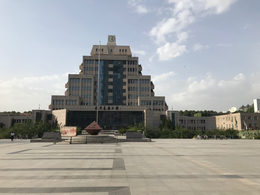
%> input picture code/Harris角点检测与几何参数估计/pic3.png, 260 x 195 px, shrunk from 4032 x 3024 before the run
$ octave demo_harris_affine.m   (GNU Octave 9; MATLAB toolbox functions it lacks are replaced by stand-ins)
%> lines starting %> are read from the running program, lines starting %| are printed output that depends on the picture
### code/Harris角点检测与几何参数估计/detHarrisCorners.m

function [locs,cornerness] = detHarrisCorners(img, corn_thresh, interactive)


%% parse the parameters
if(~exist('corn_thresh','var'))
    corn_thresh = 0.01;
end

if(~exist('interactive','var'))
    interactive = 0;
end

if(size(img,3)>1)
    img = rgb2gray(img);
end

name='Harris';
%%
[nr,nc] = size(img);

%Filter for horizontal and vertical direction
dx=[1,0,-1];
dy=[1;0;-1];

% Convolution of image with dx and dy
Ix=conv2(img,dx,'same');
Iy=conv2(img,dy,'same');

if(interactive)
    figure(1);
    subplot(1,2,1); imagesc(Ix); axis equal image off; colormap('gray'); title('Ix');
    subplot(1,2,2); imagesc(Iy); axis equal image off; colormap('gray'); title('Iy');
    cdata = print('-RGBImage');
    imwrite(cdata, fullfile('corner', [name, '-grad.png']));
end

%% Raw Hessian Matrix
% Hessian Matrix Ixx, Iyy, Ixy
Ixx=Ix.*Ix;
Iyy=Iy.*Iy;
Ixy=Ix.*Iy;

if(interactive)
    figure(2); title('Before Smoothing');
    subplot(2,2,1); imagesc(Ixx); axis equal image off; colormap('gray'); title('Ixx');
    subplot(2,2,2); imagesc(Ixy); axis equal image off; colormap('gray'); title('Ixy');
    subplot(2,2,3); imagesc(Ixy); axis equal image off; colormap('gray'); title('Ixy');
    subplot(2,2,4); imagesc(Iyy); axis equal image off; colormap('gray'); title('Ixy');
    cdata = print('-RGBImage');
    imwrite(cdata, fullfile('corner', [name, '-rawHessian.png']));
end

%% Gaussian filter definition (https://en.wikipedia.org/wiki/Canny_edge_detector)
G = [2, 4, 5, 4, 2; 4, 9, 12, 9, 4;5, 12, 15, 12, 5;4, 9, 12, 9, 4;2, 4, 5, 4, 2];
G = 1/159.* G;

% Convolution with Gaussian filter
Ixx=conv2(Ixx,G,'same');
Iyy=conv2(Iyy,G,'same');
Ixy=conv2(Ixy,G,'same');

if(interactive)
    figure(3); title('After Smoothing');
    subplot(2,2,1); imagesc(Ixx); axis equal image off; colormap('gray'); title('Ixx');
    subplot(2,2,2); imagesc(Ixy); axis equal image off; colormap('gray'); title('Ixy');
    subplot(2,2,3); imagesc(Ixy); axis equal image off; colormap('gray'); title('Ixy');
    subplot(2,2,4); imagesc(Iyy); axis equal image off; colormap('gray'); title('Ixy');
    cdata = print('-RGBImage');
    imwrite(cdata, fullfile('corner', [name, '-smoothHessian.png']));
end

%%
% calculate the lambda1 and lambda2
delta = (Ixx + Iyy).^2 - 4 * 1 * (Ixx.*Iyy - Ixy .* Ixy);
lambda1 = 0.5 * ((Ixx + Iyy) + sqrt(delta));
lambda2 = 0.5 * ((Ixx + Iyy) - sqrt(delta));
if(interactive)
    figure(6);

    subplot(1,2,1); imagesc(real(lambda1)); axis equal image off; colormap('gray'); title('\lambda_1');
    subplot(1,2,2); imagesc(real(lambda2)); axis equal image off; colormap('gray'); title('\lambda_2');
end

%%
% Calculate the corner responseling'luan
k = 0.04; % usually in the range[0.04 0.06]
R=lambda1.*lambda2-k*(lambda1+lambda2).*(lambda1+lambda2);

rmax = max(R(:)); % get the maximum response of the cornerness

corner = zeros(nr,nc);
for i=2:nr-1
    for j=2:nc-1
        if R(i,j)==max(max(R(i-1:i+1,j-1:j+1)))
            corner(i,j)=1;
        end
    end
end

if(interactive)
    figure(4);
    subplot(1,2,1); imagesc(R); title('Before Non-Local Maximum Suppression');axis equal image off; colormap('gray');

    subplot(1,2,2); imagesc(R .* corner); title('After Non-Local Maximum Suppression');axis equal image off; colormap('gray');
    cdata = print('-RGBImage');
    imwrite(cdata, fullfile('corner', [name,  '-cornerness.png']));
end

[iLoc, jLoc] = find(R.*corner > corn_thresh * rmax);

if(interactive)
    figure(5); imagesc(img); hold on; axis equal image off; colormap('gray');
    for i = 1 : length(iLoc)
        plot(jLoc(i), iLoc(i), 'rx');
    end
    hold off;
    cdata = print('-RGBImage');
    imwrite(cdata, fullfile('corner', [name, '-corners.png']));
end

% assign the output variables
locs = [jLoc iLoc];     %%%%%%%%%
cornerness = R(sub2ind(size(R),iLoc,jLoc));

### code/Harris角点检测与几何参数估计/extractNccFeature.m
function descps = extractNccFeature(img, Locs, halfsz)

% parse the input parameters
if(~exist('halfsz','var'))
   halfsz = [12,12];
else
    if(length(halfsz) <= 1)
        halfsz = [halfsz, halfsz];
    else
        halfsz = halfsz(1:2);
    end
end
halfsz = round(halfsz);
halfsz(halfsz<1) = 1;

%% 锟斤拷取锟斤拷锟斤拷锟?

nc = size(img,3);
dim = prod(2*halfsz+1);
descps = zeros(size(Locs,1), nc * dim);

img = double(img);

for i = 1 : size(Locs,1)
    x = Locs(i,1);
    y = Locs(i,2);

    xlo = max([1, x - halfsz(1)]);
    xhi = min([size(img,2), x + halfsz(1)]);
    ylo = max([1, y - halfsz(2)]);
    yhi = min([size(img,1), y + halfsz(2)]);

    temp=img(ylo:yhi,xlo:xhi,:);
    descps(i,1:length(temp(:)))=temp(:);


end

% do the normalization
descps = descps - repmat(mean(descps,2),[1 nc * dim]);
descps = descps ./ repmat(sqrt(sum(descps.^2,2)+1e-20),[1 nc*dim]);

### code/Harris角点检测与几何参数估计/est_optimal_Affine_ransac.m
function [A, inlineridxs] = est_optimal_Affine_ransac(points1, points2, ntrials)
% estimate the fundamental matrix using two set of points
% using ransac to estimate the fundamental matrix

% check the input
if(any(size(points1) ~= size(points2)))
    error('The points should be given in pair!');
end

if(size(points1,2) ~= 2)
   error('The points should be given in Nx2 format!');
end

% get the number of points
N = size(points1,1);
if(N < 3)
    error('At least 3 points are required!');
end

% check the number of trials for fundamental
if(ntrials < 20)
    ntrials = 20;
end

% set the random state
seed = 1234;
RNDN_STATE = randn('state');  %#ok<*RAND>
randn('state', seed);
RND_STATE = rand('state');
rand('twister', seed);

% do the random experiments
inliners = cell(ntrials,2);
num_inliners = zeros(ntrials,1);
th_inliner = 20;
for i = 1 : ntrials
    % randomly picking 3 point
    y = randsample(N,3);

    % estimate the fundamental matrix
    F = est_optimal_affine(points1(y,:), points2(y,:));
    inliners{i,1} = F;

% [6 lines of commented-out code are left out]
    L12 = affine_transform(F, points1);
    d = sqrt(sum((L12 - points2).^2,2));
    % d = diag(points2 * F * points1');
    inliners{i,2} = find(abs(d) < th_inliner);


    % get the number of inlines
    num_inliners(i) = length(inliners{i, 2});
end

% get the optimal solutions
[~,idx] = max(num_inliners);
A = inliners{idx,1};
inlineridxs = inliners{idx,2};

### code/Harris角点检测与几何参数估计/affine_transform.m

function y = affine_transform(A, x)
% the affine transform for the given points

if(size(x,2) ~= 2)
    error('The input x should be in Nx2 format!');
else
    x = [x ones(size(x,1),1)];
end

if(size(A,1) ~= 2 || size(A,2) ~= 3)
    error('The input A should be in 2 x 3 format!');
end

y = A * x';
y = y';

### code/Harris角点检测与几何参数估计/est_optimal_affine.m
function F = est_optimal_affine(point1,point2)
A=[point1(1,1),point1(1,2),1,0,0,0;...
    0,0,0,point1(1,1),point1(1,2),1;...
    point1(2,1),point1(2,2),1,0,0,0;...
    0,0,0,point1(2,1),point1(2,2),1;...
    point1(3,1),point1(3,2),1,0,0,0;...
    0,0,0,point1(3,1),point1(3,2),1
    ];
b=[point2(1,1);point2(1,2);point2(2,1);point2(2,2);point2(3,1);point2(3,2)];
F=A\b;
F=[F(1:3)';F(4:6)'];
end

### code/Harris角点检测与几何参数估计/demo_harris_affine.m
% demo_harris_ncc_affine_registration


clear;
clc;
clf;

%% 获取两幅图像
im1 = imread('pic3.png');
%> im1 is the input picture: size 195x260x3 uint8; mean R, G, B 159.8, 160.8, 159.1
im2 = imread('pic4.png');
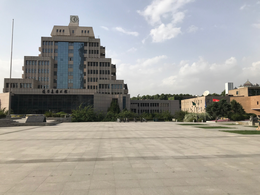
%> input picture code/Harris角点检测与几何参数估计/pic4.png, 260 x 195 px, shrunk from 4032 x 3024 before the run
%> im2 is the input picture: size 195x260x3 uint8; mean R, G, B 162.8, 160.4, 155.1
figure(1);imshow(cat(2, im1,im2));
imwrite(rgb2gray(im1),'pic3_gray.png');
imwrite(rgb2gray(im2),'pic4_gray.png');

%% 利用我们自己写的角点检测程序进行角点提取
[Locs1,cornerness1] = detHarrisCorners(im1);
%> in detHarrisCorners, `rmax = max(R(:));`: rmax = 76535256.5
%> after the loop in detHarrisCorners, `for i=2:nr-1`:
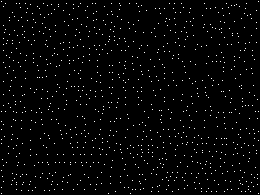
%> corner: size 195x260 double; values 0 (black) and 1 (white), 2% white in thin lines or dots
%> in detHarrisCorners, `[iLoc, jLoc] = find(R.*corner > corn_thresh * rmax);`: iLoc = 153 values from 2 to 194; jLoc = 153 values from 2 to 259
%> in detHarrisCorners, `locs = [jLoc iLoc];`: locs = 153 rows, first 12: [2 2; 2 112; 2 140; 2 144; 2 171; 2 188; 2 194; 3 160; 6 112; 12 140; 13 135; 14 112]
%> in detHarrisCorners, `cornerness = R(sub2ind(size(R),iLoc,jLoc));`: cornerness = 153 values, max 76535256.5 at index 1, min 771347.7 at index 67, mean 11231988.2
%> Locs1 has the same summary as locs in detHarrisCorners; cornerness1 has the same summary as cornerness in detHarrisCorners
[Locs2,cornerness2] = detHarrisCorners(im2);
%> in detHarrisCorners (call 2), `R=lambda1.*lambda2-k*(lambda1+lambda2).*(lambda1+lambda2);`:
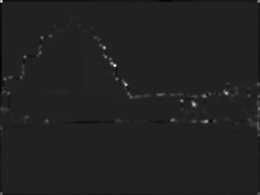
%> R: size 195x260 double; min -14230938.9, max 93764435.3, mean 233770.2; drawn with min black and max white
%> in detHarrisCorners (call 2), `rmax = max(R(:));`: rmax = 93764435.3
%> after the loop in detHarrisCorners (call 2), `for i=2:nr-1`:
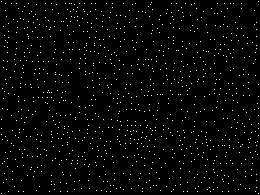
%> corner: size 195x260 double; values 0 (black) and 1 (white), 2% white in thin lines or dots
%> in detHarrisCorners (call 2), `[iLoc, jLoc] = find(R.*corner > corn_thresh * rmax);`: iLoc = 144 values from 2 to 194; jLoc = 144 values from 2 to 259
%> in detHarrisCorners (call 2), `locs = [jLoc iLoc];`: locs = 144 rows, first 12: [2 2; 2 129; 2 135; 2 194; 3 89; 3 109; 5 92; 6 80; 7 84; 8 110; 9 94; 11 78]
%> in detHarrisCorners (call 2), `cornerness = R(sub2ind(size(R),iLoc,jLoc));`: cornerness = 144 values, max 93764435.3 at index 71, min 968658.8 at index 42, mean 14337893.6
%> Locs2 has the same summary as locs in detHarrisCorners; cornerness2 has the same summary as cornerness in detHarrisCorners

% 提取图像的特征，为NCC服务
descps1 = extractNccFeature(im1, Locs1, 20);
%> the loop in extractNccFeature, `for i = 1 : size(Locs,1)` made 153 passes
%> (x, y, xlo, xhi, ylo, yhi) on passes 1 to 3: (2, 2, 1, 22, 1, 22), (2, 112, 1, 22, 92, 132), (2, 140, 1, 22, 120, 160)
descps2 = extractNccFeature(im2, Locs2, 20);
%> the loop in extractNccFeature (call 2), `for i = 1 : size(Locs,1)` made 144 passes
%> (x, y, xlo, xhi, ylo, yhi) on passes 1 to 12: (2, 2, 1, 22, 1, 22), (2, 129, 1, 22, 109, 149), (2, 135, 1, 22, 115, 155), (2, 194, 1, 22, 174, 195), (3, 89, 1, 23, 69, 109), (3, 109, 1, 23, 89, 129), (5, 92, 1, 25, 72, 112), (6, 80, 1, 26, 60, 100), (7, 84, 1, 27, 64, 104), (8, 110, 1, 28, 90, 130), (9, 94, 1, 29, 74, 114), (11, 78, 1, 31, 58, 98)

% 进行特征的匹配
dist = descps1 * descps2';

% 选择特征
[vals, idxs] = max(dist,[], 2);
threshold = 0.75;
idxs1 = find(vals>threshold);
idxs2 = idxs(idxs1);
Locs1 = Locs1(idxs1,:);

% 绘制匹配点
figure(1);clf; imshow(cat(2, im1,im2)); hold on;
plot(Locs1(:,1),Locs1(:,2), 'ro', 'markersize',10);
plot(Locs2(idxs2,1)+size(im1,2), Locs2(idxs2,2), 'gx','markersize',10);

% for i = 1 : size(Locs1,1)
%    plot([Locs1(i,1), Locs2(idxs2(i),1)+size(im1,2)],...
%         [Locs1(i,2), Locs2(idxs2(i),2)], 'r-');
% end
% 保存图像
cdata = print('-RGBImage');
imwrite(cdata, 'harris2img_raw.png');


im1g = rgb2gray(im1); im1g = imresize(im1g,0.15);
im2g = rgb2gray(im2); im2g = imresize(im2g,0.15);

%%
% 用Ransac估计仿射变换
ntrials = 10000;
[A, inlineridxs] = est_optimal_Affine_ransac(Locs2(idxs2,:), Locs1,  ntrials);

figure(2); clf; imshow(cat(2, im1,im2)); hold on;
% plot(Locs1(:,1),Locs1(:,2), 'ro', 'markersize',10);
% plot(Locs2(idxs2,1)+size(im1,2), Locs2(idxs2,2), 'gx','markersize',10);

for i = 1 : numel(inlineridxs)
   plot([Locs1(inlineridxs(i),1), Locs2(idxs2(inlineridxs(i)),1)+size(im1,2)],...
        [Locs1(inlineridxs(i),2), Locs2(idxs2(inlineridxs(i)),2)], 'ro','markersize',10);
end
%> this loop made 55 passes
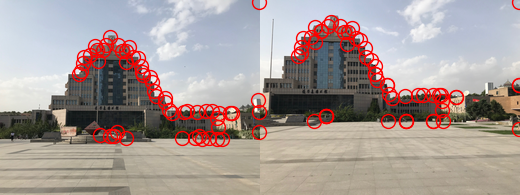
%> figure redrawn from the program's plot data
% 保存图像
cdata = print('-RGBImage');
imwrite(cdata, 'harris2img_ransac.png');

%%
%
nx2 = size(im2,2); ny2 = size(im2,1);
xsbound2 = [1 nx2 nx2 1];
ysbound2 = [1 1 ny2 ny2];
Aff = A;

x2bound_transformed = Aff * [xsbound2;ysbound2;ones(1,4)];

% 绘制出来边框
figure(1); hold on;
plot([x2bound_transformed(1,:) x2bound_transformed(1,1)],...
     [x2bound_transformed(2,:) x2bound_transformed(2,1)],'r-');

% 计算合成两幅照片
nx1 = size(im1,2); ny1 = size(im1,1);
xlo = min([1 x2bound_transformed(1,:)]); xlo = floor(xlo);
xhi = max([nx1 x2bound_transformed(1,:)]); xhi = ceil(xhi);
ylo = min([1 x2bound_transformed(2,:)]); ylo = floor(ylo);
yhi = max([ny1 x2bound_transformed(2,:)]); yhi = ceil(yhi);

%%
% 记录两个边框
bounds = cell(2,4);
bounds{1,1} = [1 nx1 nx1 1;1 1 ny1 ny1] - repmat([-xlo+1;-ylo+1],[1 4]);
bounds{2,1} = x2bound_transformed - repmat([-xlo+1;-ylo+1],[1 4]);

bounds{1,2} = [1 0 -xlo+1; 0 1 -ylo+1];
bounds{2,2} = Aff; bounds{2,2}(:,3) = bounds{2,2}(:,3) - [-xlo+1;-ylo+1];

% 生成Mask信息
sigma = 0.75;
[xg1,yg1] = meshgrid(1:nx1, 1:ny1);
mask1 = (xg1 - nx1/2.0).^2 ./(sigma*nx1)^2 + (yg1 - ny1/2.0).^2./(sigma*ny1)^2;
[xg2,yg2] = meshgrid(1:nx2, 1:ny2);
mask2 = (xg2 - nx2/2.0).^2 ./(sigma*nx2)^2 + (yg2 - ny2/2.0).^2./(sigma*ny2)^2;

bounds{1,3} = exp(-mask1);
bounds{2,3} = exp(-mask2);

bounds{1,4} = im1;
bounds{2,4} = im2;

%% 进行图像的合并
nc = size(im1,3);
imTotal = zeros(yhi-ylo+1, xhi-xlo+1, nc);
%> imTotal: size 210x288x3 double; every value is 0

% 设计一个Mask
maskTotal = zeros(yhi-ylo+1, xhi-xlo+1);
%> maskTotal: size 210x288 double; every value is 0

% 开始挪动图像区域
figure(2);clf; imshow(uint8(imTotal));
hold on;
for i = 1 : 2
%> this loop made 2 passes; what is shown inside it comes from the first
   plot([bounds{i,1}(1,:) bounds{i,1}(1,1)],...
        [bounds{i,1}(2,:) bounds{i,1}(2,1)], 'r-');

   xlo_i = max(floor(min(bounds{i,1}(1,:))),1);
   xhi_i = min(ceil(max(bounds{i,1}(1,:))),size(imTotal,2));
   ylo_i = max(floor(min(bounds{i,1}(2,:))),1);
   yhi_i = min(ceil(max(bounds{i,1}(2,:))),size(imTotal,1));

   [xg_i,yg_i] = meshgrid(xlo_i:xhi_i,ylo_i:yhi_i);

   Aff = bounds{i,2};
   coords_i = inv(Aff(1:2,1:2)) * ([xg_i(:) yg_i(:)]' - repmat(Aff(:,3),[1, numel(xg_i)]));
   xcoords_i = reshape(coords_i(1,:), size(xg_i));
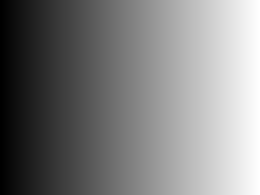
%> xcoords_i: size 195x260 double; min 1, max 260, mean 130.5; drawn with min black and max white
   ycoords_i = reshape(coords_i(2,:), size(xg_i));
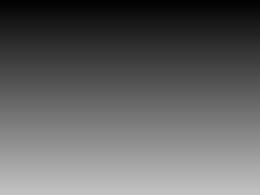
%> ycoords_i: size 195x260 double; min 1, max 195, mean 98

   im_i = zeros(yhi_i-ylo_i+1, xhi_i-xlo_i+1,nc);
   for j = 1 : nc
    im_i(:,:,j) = interp2(double(bounds{i,4}(:,:,j)), xcoords_i, ycoords_i, 'linear', 0);
   end
   mask_i = interp2(bounds{i,3}, xcoords_i, ycoords_i, 'linear', 0);
   figure(3);imshow(uint8(im_i));
   figure(4);imagesc(mask_i);

   imTotal(ylo_i:yhi_i, xlo_i:xhi_i, :) = imTotal(ylo_i:yhi_i, xlo_i:xhi_i, :)  + im_i .* repmat(mask_i, [1 1 nc]);
   maskTotal(ylo_i:yhi_i, xlo_i:xhi_i) = maskTotal(ylo_i:yhi_i, xlo_i:xhi_i) + mask_i;
end

imTotal = imTotal./repmat(maskTotal+1e-20,[1 1,3]);
figure(5); imshow(uint8(imTotal));
